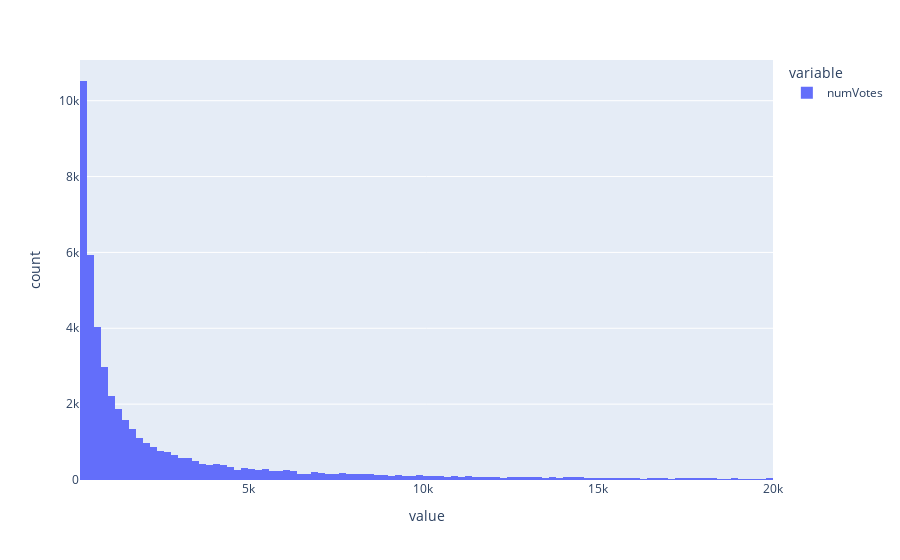

Notebook code for this chart:
### Markdown cell above
# numVotes

### Code cell
print(len(dataset))

dfnumVotes = dataset.sort_values(by=['numVotes'])

dfnumVotes = dfnumVotes[dfnumVotes['numVotes'] < 20000]
dfnumVotes = dfnumVotes[dfnumVotes['numVotes'] > 200]

print(len(dfnumVotes))

px.histogram(dfnumVotes["numVotes"])

### Figure 1 — Plotly figure (JSON) as saved in the notebook; plotly's stock layout.template omitted (floating-point values rounded to 4 significant figures; data arrays with more than 128 entries replaced by an {"elided": "..."} marker saying what was removed)
{"data": [{"alignmentgroup": "True", "bingroup": "x", "hovertemplate": "variable=numVotes<br>value=%{x}<br>count=%{y}<extra></extra>", "legendgroup": "numVotes", "marker": {"color": "#636efa", "pattern": {"shape": ""}}, "name": "numVotes", "offsetgroup": "numVotes", "orientation": "v", "showlegend": true, "type": "histogram", "x": {"elided": "47417 int values"}, "xaxis": "x", "yaxis": "y"}], "layout": {"barmode": "relative", "legend": {"title": {"text": "variable"}, "tracegroupgap": 0}, "margin": {"t": 60}, "xaxis": {"anchor": "y", "domain": [0, 1], "title": {"text": "value"}}, "yaxis": {"anchor": "x", "domain": [0, 1], "title": {"text": "count"}}}}
